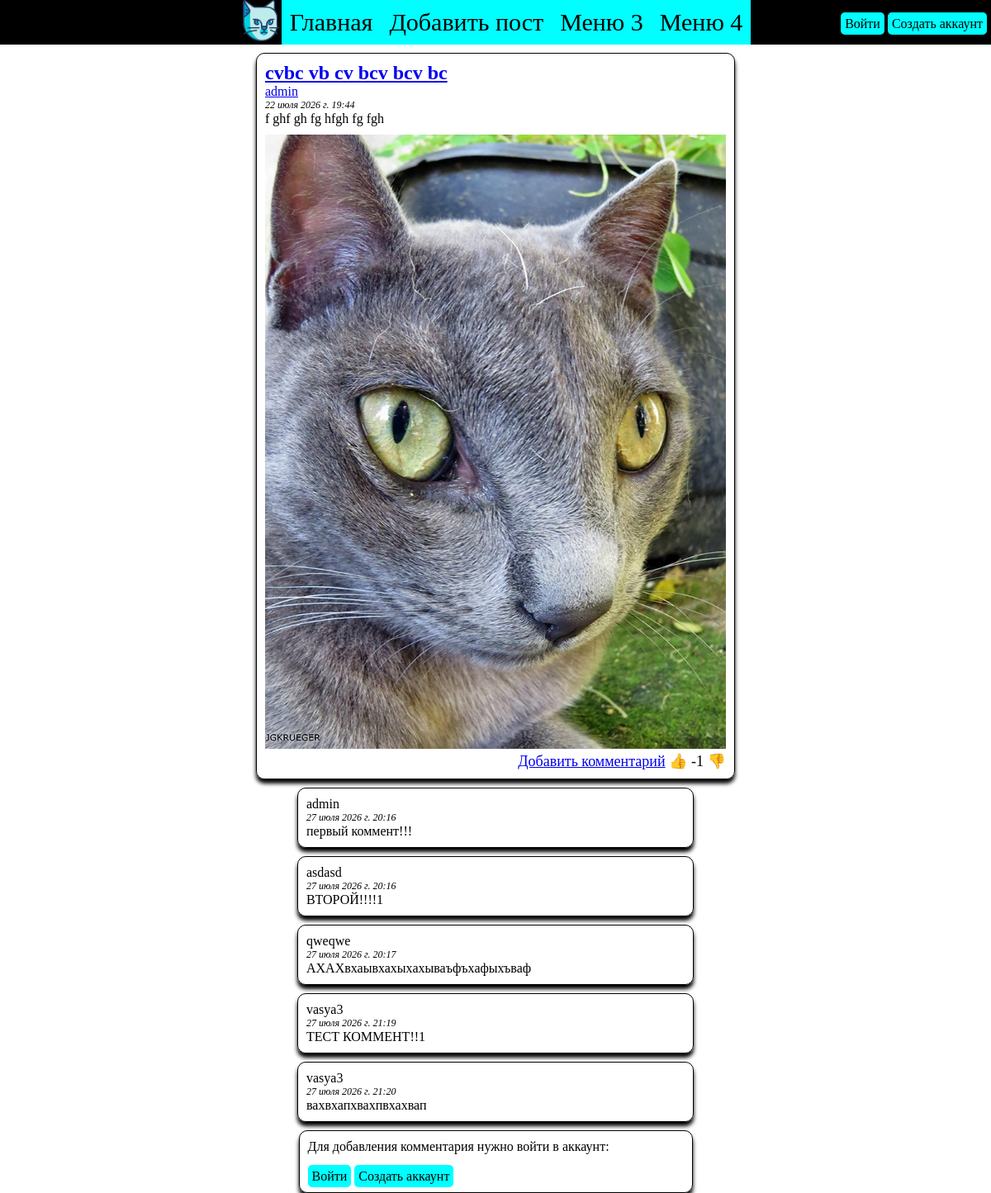
/post/11, run on the app's committed database.
### posts_app/models.py (models this page shows)
class Post(models.Model):
    title = models.CharField(max_length=255)                # заголовок поста, максимум 255 символов
    content = models.CharField(max_length=10000)            # содержимое поста, максимум 10000 символов
    image = models.ImageField(upload_to="posts_images/" ,null=True, blank=True)         # ссылка на картинку в посте, поле можно оставить пустым
    create_date = models.DateTimeField(auto_now_add=True)   # дата и время публикации поста, при создании поста запишем текущее время на сервере
    author = models.ForeignKey(User, on_delete=models.CASCADE, related_name="posts")    # кто автор. Внешний ключ на таблицу пользователей. При удалении пользователя удаляем все его посты. related_name="posts" так можно будет потом у пользователя найти все его посты
    rating = models.IntegerField(default=0)                 # рейтинг в виде числа. При создании поста по-умолчанию равняется нулю
    def __str__(self) -> str:                               # как отображать пост в виде строки(например в админке или в консоли)
        return f"{self.id}; {self.title}; created: {self.create_date}; author: {self.author.username}"
    class Meta:                                             # доп настройки таблицы
        verbose_name = "Пост"                               # как писать название таблицы в админке в единственном числе
        verbose_name_plural = "Посты"                       # мн. число

class Commentary(models.Model):
    content = models.CharField(max_length=1000)             # содержимое комментария, максимум 10000 символов
    create_date = models.DateTimeField(auto_now_add=True)   # дата и время создания коммента, при создании поста запишем текущее время на сервере
    author = models.ForeignKey(User, on_delete=models.CASCADE, related_name="commentaries")     # кто автор. Внешний ключ на таблицу пользователей. При удалении пользователя удаляем все его комменты. related_name="posts" так можно будет потом у пользователя найти все его посты
    post = models.ForeignKey(Post, on_delete=models.CASCADE, related_name="commentaries")       # какому посту принадлежит. Внешний ключ на таблицу постов. При удалении поста удаляем все его комменты. related_name="posts" так можно будет потом у пользователя найти все его посты
    def __str__(self) -> str:                               # как отображать коммент в виде строки(например в админке или в консоли)
        return f"{self.id};  author: {self.author.username}; created: {self.create_date}; comment: {self.content}"
    class Meta:                                             # доп настройки таблицы
        verbose_name = "Коментарий"                         # как писать название таблицы в админке в единственном числе
        verbose_name_plural = "Коментарии"                  # мн. число

### posts_app/views.py (the view, shortened to what this page needs)
# urls.py: path('post/<str:post_id>', posts_app.views.post_and_commentaries_view, name="post_and_commentaries"),
def post_and_commentaries_view(request, post_id):
    try:                                                            # поиск поста будем делать с перехватом исключения
        post_id = int(post_id)                                      # преобразуем строковый id поста в число
        post = Post.objects.get(id=post_id)                         # находим пост по id
        post_commentaries = post.commentaries.prefetch_related()    # находим все связанные комменты у данного поста
        print(post)
        print(post_commentaries)
        try:
            vote = Vote.objects.get(user=request.user, post=post)           # пытаемся найти оценку у дпнного поста данным пользователем
        except Exception as e:                                              # если не нашли оценку, то будет исключение, тут перехватываем
            vote = None                                                     # как бы оценки нет
        print(vote)
        return render(
            template_name="posts_app/templates/post_and_commentaries.html",
            request=request,
            context={"post": post, "post_commentaries": post_commentaries, "vote": vote}      # отправляем шаблонизатору пост и его комменты
        )
    except Exception as e:
        print("Кто-то попытался поулчить несуществующий пост")
        return redirect("/error_404_post_not_found")            # перекидываем на главную страницу

### posts_app/templates/posts_app/templates/post_and_commentaries.html (shortened to what this page needs)
{% extends "posts_app/templates/base.html" %}
{% load static %}
{% block 'css_block' %}
<link rel="stylesheet" href="{% static 'posts_app/static/css/posts.css' %}">
{% endblock %}
{% block 'main_block' %}
    <div id="all_posts_container">
        <div class="post_container">
            <div class="post_header">
                <h2><a href="/post/{{ post.id }}">{{ post.title }}</a></h2>
            </div>
            <a class="post_author" href="/user/{{ post.author.username }}">{{ post.author.username }}</a>
            <p class="post_date">{{ post.create_date }}</p>
            <p class="post_content">{{ post.content }}</p>
            {% if post.image %}
                <img src="{{ post.image.url }}" alt="картинка поста" class="post_image">
            {% endif %}
            <div class="post_footer">
                <a href="#add_new_comment_form">Добавить комментарий</a>
                {% if vote is not None %}
                    {% if vote.vote_value == 1 %}
                        <button class="like_btn" post_id="{{ post.id }}" style="text-shadow: 0 0 5px green">👍</button>
                    {% else %}
                        <button class="like_btn" post_id="{{ post.id }}">👍</button>
                    {% endif %}
                    <span class="rating">{{ post.rating }}</span>
                    {% if vote.vote_value == -1 %}
                        <button class="dislike_btn" post_id="{{ post.id }}" style="text-shadow: 0 0 5px red">👎</button>
                    {% else %}
                        <button class="dislike_btn" post_id="{{ post.id }}">👎</button>
                    {% endif %}
                {% else %}
                    <button class="like_btn" post_id="{{ post.id }}">👍</button>
                    <span class="rating">{{ post.rating }}</span>
                    <button class="dislike_btn" post_id="{{ post.id }}">👎</button>
                {% endif %}
            </div>
        </div>
    </div>
    <div id="all_comments_container">
        {% for comment in post_commentaries %}
            <div class="comment_container">
                <p class="post_username">{{ comment.author.username }}</p>
                <p class="post_create_date">{{ comment.create_date }}</p>
                <p class="post_content">{{ comment.content }}</p>
            </div>
        {% endfor %}
    </div>
    {% if request.user.is_authenticated %}
        <form action="" id="add_new_comment_form" method="post">
            {% csrf_token %}
            <label for="">Ваш комментарий:</label>
            <br>
            <textarea placeholder="комментарий должен быть от 1 до 1000 символов" type="text" name="comment_content" id="comment_content" required maxlength="1000" rows="10" cols="50"></textarea>
            <br>
            <input type="submit" value="Отправить">
        </form>
    {% else %}
        <div id="add_comment_info">
            <p>Для добавления комментария нужно войти в аккаунт:</p>
            <br>
            <a href="{% url 'auth_app:login' %}">Войти</a>
            <a href="{% url 'auth_app:register' %}">Создать аккаунт</a>
        </div>
    {% endif %}
{% endblock %}

### posts_app/static/posts_app/static/css/base.css (style rules this page uses)
* { margin: 0; padding: 0; }

### posts_app/static/posts_app/static/css/posts.css (style rules this page uses)
#all_posts_container { width: 600px; margin-left: auto; margin-right: auto; }
.post_container { border: 1px solid black; margin: 10px; padding: 10px; border-radius: 10px; box-shadow: 0 5px 5px black; }
.post_image { width: 100%; margin-top: 10px; }
.post_date { font-size: 12px; font-style: italic; }
.post_footer { text-align: right; font-size: 18px; cursor: pointer; }
.like_btn, .dislike_btn { border: none; background-color: white; font-size: 18px; }
.rating { user-select: none; }
#all_comments_container { width: 500px; margin-left: auto; margin-right: auto; }
.comment_container { border: 1px solid black; margin: 10px; padding: 10px; border-radius: 10px; box-shadow: 0 5px 5px black; }
.post_create_date { font-style: italic; font-size: 12px; }
#add_new_comment_form, #add_comment_info { width: 455px; margin-left: auto; margin-right: auto; border: 1px solid black; padding: 10px; border-radius: 10px; box-shadow: 0 5px 5px black; }
#add_comment_info a { background-color: aqua; color: black; text-decoration: none; padding: 5px; border-radius: 5px; }

### data on the page
Post: title "cvbc vb cv bcv bcv bc", author.username "admin", create_date "22 июля 2026 г. 19:44", content "f ghf gh fg hfgh fg fgh", image (picture), rating "-1"
Commentary: author.username "admin", create_date "27 июля 2026 г. 20:16", content "первый коммент!!!"
Commentary: author.username "asdasd", create_date "27 июля 2026 г. 20:16", content "ВТОРОЙ!!!!1"
Commentary: author.username "qweqwe", create_date "27 июля 2026 г. 20:17", content "АХАХвхаывхахыхахываъфъхафыхъваф"
Commentary: author.username "vasya3", create_date "27 июля 2026 г. 21:19", content "ТЕСТ КОММЕНТ!!1"
Commentary: author.username "vasya3", create_date "27 июля 2026 г. 21:20", content "вахвхапхвахпвхахвап"
